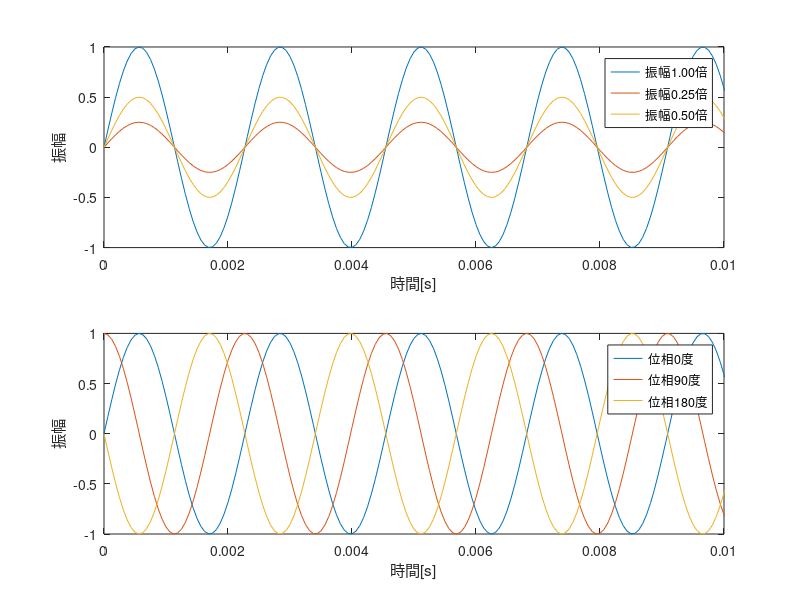

MATLAB code to generate this figure:
clear;

Fs = 16000;         %samplingfreq = 16khz
f1 = 440;           %freq = 440hz
t = [0:Fs-1]/Fs;    %time
ph1 = 90*pi/180;    %phase1 = 90deg
ph2 = 180*pi/180;   %phase2 = 180deg

y1 = sin(2*pi*f1*t);        %amp = 1.00x, init phase = 0deg  
y2 = 0.25 * sin(2*pi*f1*t); %amp = 0.25x
y3 = 0.50 * sin(2*pi*f1*t); %amp = 0.50x
y4 = sin(2*pi*f1*t + ph1);  %init phase = 90deg
y5 = sin(2*pi*f1*t + ph2);  %init phase = 180deg

%plots from here
subplot(2, 1, 1);
plot(t, y1, t, y2, t, y3);
legend('振幅1.00倍', '振幅0.25倍', '振幅0.50倍');
xlabel('時間[s]');
ylabel('振幅');
axis([0 0.01 -1 1]);

subplot(2, 1, 2);
plot(t, y1, t, y4, t, y5);
legend('位相0度', '位相90度', '位相180度');
xlabel('時間[s]');
ylabel('振幅');
axis([0 0.01 -1 1]);

ampDiff = [y1; y2]';    %1xAmp vs 0.25Amp
phDiff = [y1; y5]';     %0deg vs 180deg

sound(ampDiff, Fs);
%sound(phDiff, Fs);
